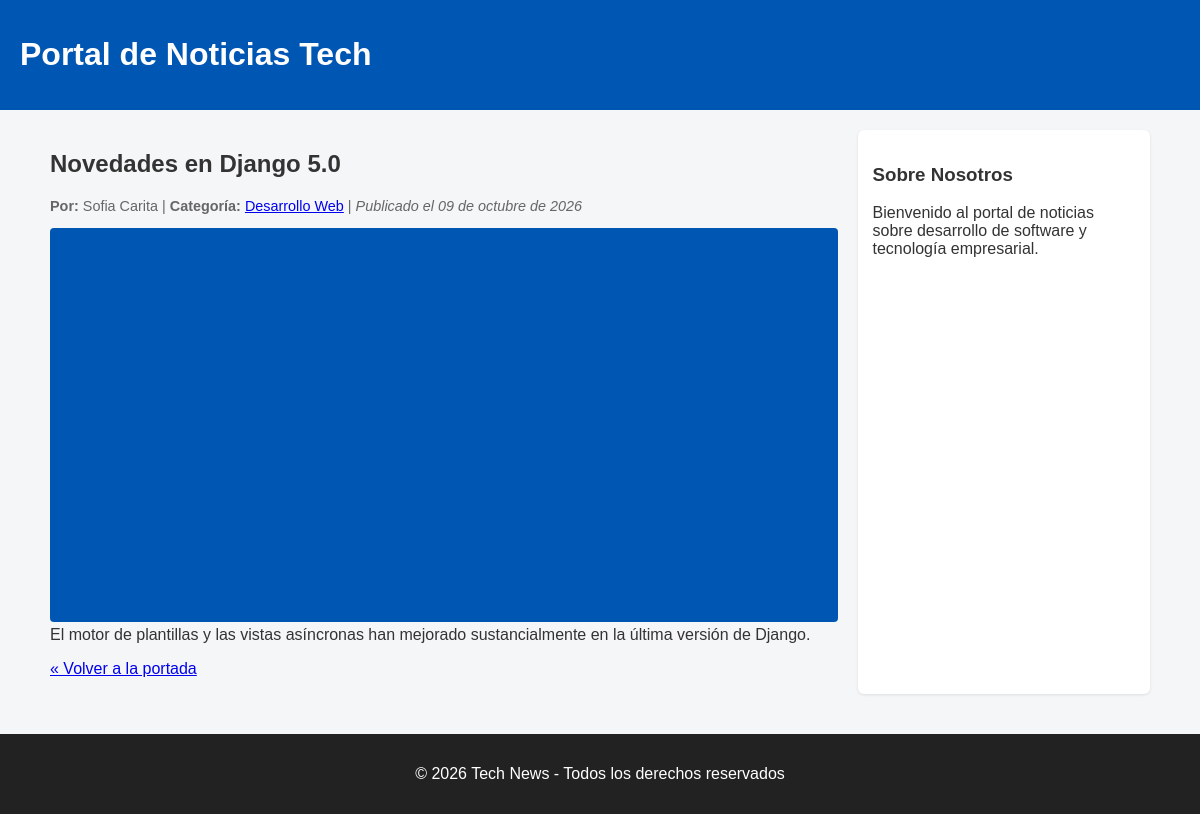
The page /article/django-5-novedades/ on the database its author committed.
### news/models.py (models this page shows, shortened)
class Article(models.Model):
    title = models.CharField(max_length=200)
    slug = models.SlugField(unique=True)
    content = models.TextField()
    summary = models.TextField(max_length=500)
    featured_image = models.ImageField(upload_to='articles/')
    published_date = models.DateTimeField(auto_now_add=True)
    category = models.ForeignKey(Category, on_delete=models.CASCADE, related_name='articles')
    author = models.ForeignKey(Author, on_delete=models.CASCADE, related_name='articles')

class Author(models.Model):
    name = models.CharField(max_length=100)
    email = models.EmailField()
    bio = models.TextField(blank=True, null=True)

class Category(models.Model):
    name = models.CharField(max_length=100)
    slug = models.SlugField(unique=True)
    class Meta:
        verbose_name_plural = "Categories"

### news/views.py (the view)
# urls.py: path('article/<slug:slug>/', views.article_detail, name='article_detail'),
def article_detail(request, slug):
    article = get_object_or_404(Article, slug=slug)
    return render(request, 'news/article_detail.html', {'article': article})

### templates/news/article_detail.html (shortened to what this page needs)
{% extends "base.html" %}
{% block content %}
    <article class="article-detail">
        <h1>{{ article.title }}</h1>
        <p class="article-meta">
            <strong>Por:</strong> {{ article.author.name }} |
            <strong>Categoría:</strong>
            <a href="{% url 'news:category_articles' article.category.slug %}">{{ article.category.name }}</a> |
            <em>Publicado el {{ article.published_date|date:"d \d\e F \d\e Y" }}</em>
        </p>
        {% if article.featured_image %}
            <img src="{{ article.featured_image.url }}" alt="{{ article.title }}" class="detail-image">
        {% endif %}
        <div class="article-content">
            {{ article.content }}
        </div>
    </article>
    <p><a href="{% url 'news:home' %}">&laquo; Volver a la portada</a></p>
{% endblock %}

### static/css/styles.css (style rules this page uses)
body { font-family: Arial, sans-serif; margin: 0; padding: 0; background-color: #f4f6f8; color: #333; }
.card-image, .detail-image { max-width: 100%; height: auto; border-radius: 4px; }
.card-meta, .article-meta { font-size: 0.9em; color: #666; }

### rows shown on the page
Article: title "Novedades en Django 5.0", author.name "Sofia Carita", category.name "Desarrollo Web", published_date "09 de octubre de 2026", featured_image (picture), content "El motor de plantillas y las vistas asíncronas han mejorado sustancialmente en la última versión de Django."
